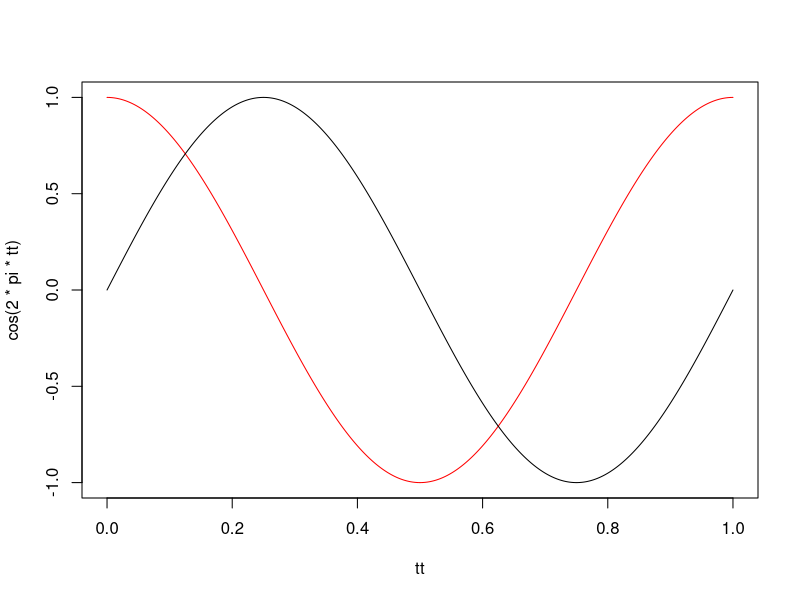
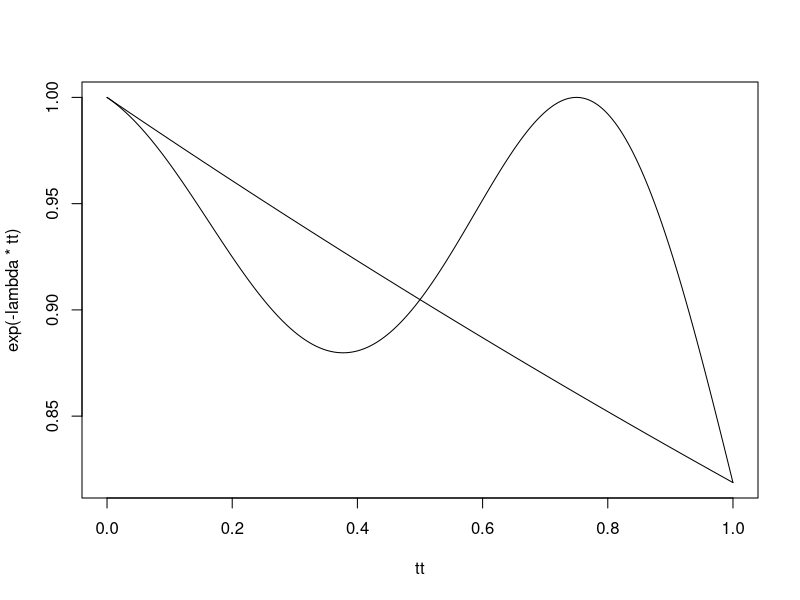
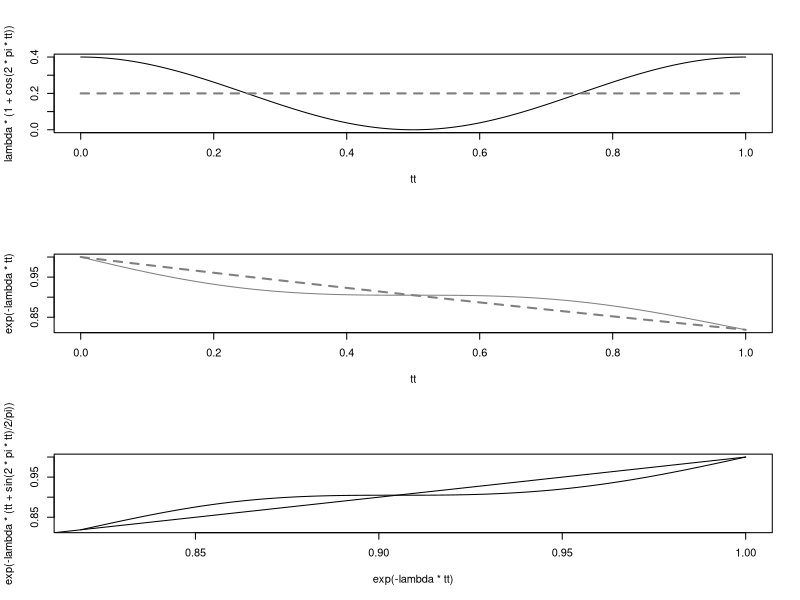

Write the R code that produced these figures, in order.
tt = seq(0, 1, length.out=500)
plot(tt, cos(2*pi*tt), type = "l", col = "red")
lines(tt, sin(2*pi*tt))

lambda=.2
plot(tt, exp(-lambda*tt), type = "l")
lines(tt, exp(-lambda*tt)*exp(-lambda*tt*sin(2*pi*tt)), type = "l")

par(mfrow = c(3,1))
plot(tt, lambda*(1+cos(2*pi*tt)), type = "l")
lines(tt, lambda+0*tt, col = grey(0.5), lwd=2, lty=2)

#plot(tt, exp(-lambda*2*((tt*2*pi*sin(2*pi*tt) + cos(2*pi*tt)-1)/(2*pi)^2)), type = "l")

plot(tt, exp(-lambda*tt), type = "l", col = grey(0.5), lwd=2, lty=2)
#lines(tt, exp(-lambda*2*(tt^2/2 + (tt*2*pi*sin(2*pi*tt) + cos(2*pi*tt)-1)/(2*pi)^2)), type = "l")

lines(tt, exp(-lambda*(tt+sin(2*pi*tt)/2/pi)), type = "l", col = grey(0.5))

plot(exp(-lambda*tt), exp(-lambda*(tt+sin(2*pi*tt)/2/pi)), type = "l")
segments(0,0,1,1)
